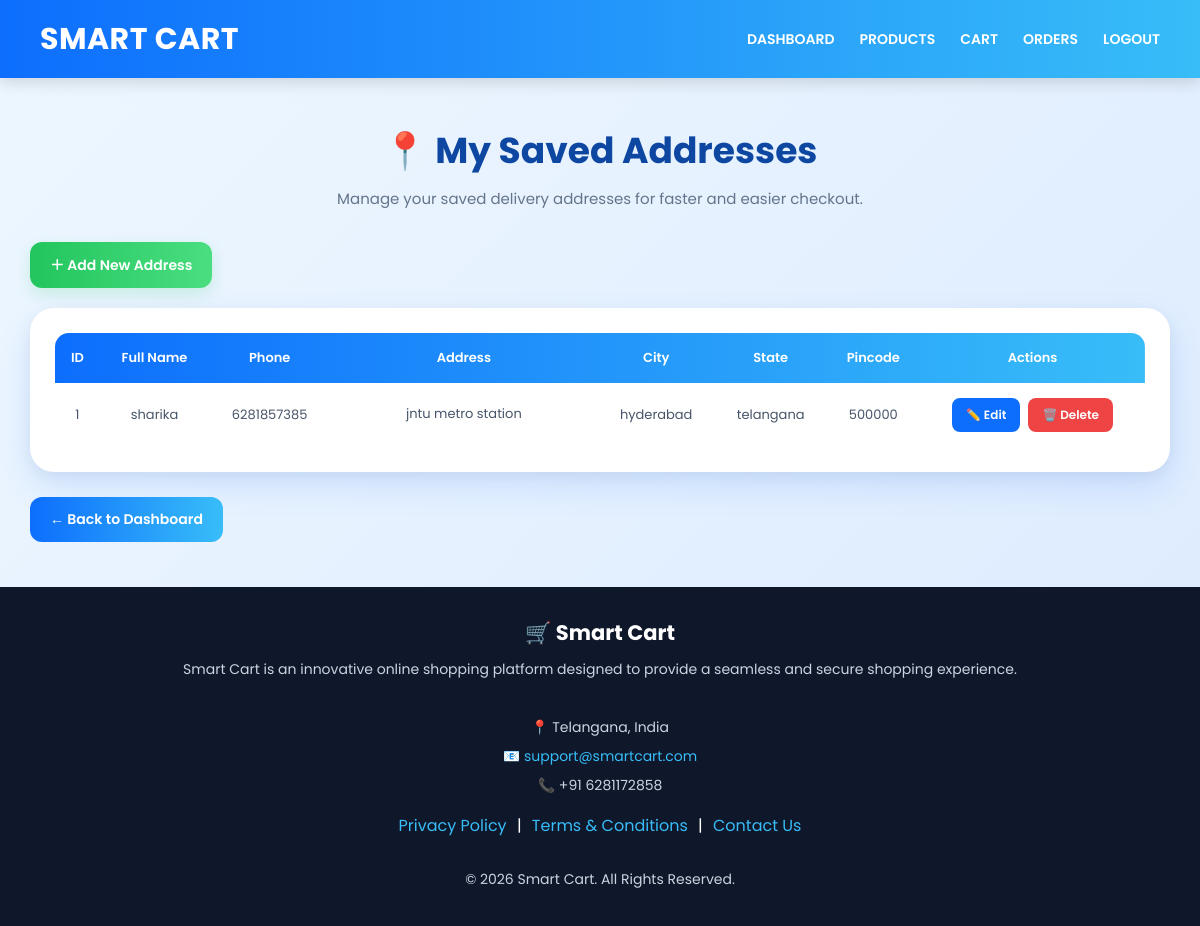
The app's page /user/address (signed in) with its own data.
### tables this page shows
CREATE TABLE addresses (
    address_id INTEGER PRIMARY KEY AUTOINCREMENT,
    user_id INTEGER NOT NULL,
    full_name TEXT NOT NULL,
    phone TEXT NOT NULL,
    address TEXT NOT NULL,
    city TEXT NOT NULL,
    state TEXT NOT NULL,
    pincode TEXT NOT NULL,
    FOREIGN KEY(user_id) REFERENCES users(user_id) ON DELETE CASCADE
);

### app.py (the view)
@app.route('/user/address')
def view_address():
    if 'user_id' not in session:
        flash("Please login first!", "danger")
        return redirect(url_for('user_login'))
    conn = get_db_connection()
    cursor = conn.cursor(dictionary=True)
    cursor.execute(
        "SELECT * FROM addresses WHERE user_id=%s",
        (session['user_id'],)
    )
    addresses = cursor.fetchall()
    cursor.close()
    conn.close()
    return render_template(
        "user/address_list.html",
        addresses=addresses
    )

### templates/user/address_list.html (shortened to what this page needs)
<!DOCTYPE html>
<html lang="en">
<head>
</head>
<body>
<nav class="navbar">
    <div class="logo">
        SMART CART
    </div>
    <div
        class="nav-links"
        id="navLinks">
        <a href="/user-dashboard">
            DASHBOARD
        </a>
        <a href="/user/products">
            PRODUCTS
        </a>
        <a href="/user/cart">
            CART
        </a>
        <a href="/user/orders">
            ORDERS
        </a>
        <a href="/user-logout">
            LOGOUT
        </a>
    </div>
</nav>
<main class="main-content">
    <div class="page-header">
        <h2 class="page-title">
            📍 My Saved Addresses
        </h2>
        <p class="page-subtitle">
            Manage your saved delivery addresses
            for faster and easier checkout.
        </p>
    </div>
    <div class="top-actions">
        <a
            href="/user/add-address"
            class="add-btn">
            ＋ Add New Address
        </a>
    </div>
    {% if addresses %}
        <div class="table-card">
            <div class="table-responsive">
                <table>
                    <thead>
                        <tr>
                            <th>
                                ID
                            </th>
                            <th>
                                Full Name
                            </th>
                            <th>
                                Phone
                            </th>
                            <th>
                                Address
                            </th>
                            <th>
                                City
                            </th>
                            <th>
                                State
                            </th>
                            <th>
                                Pincode
                            </th>
                            <th>
                                Actions
                            </th>
                        </tr>
                    </thead>
                    <tbody>
                        {% for address in addresses %}
                            <tr>
                                <td>
                                    {{ address.address_id }}
                                </td>
                                <td>
                                    {{ address.full_name }}
                                </td>
                                <td>
                                    {{ address.phone }}
                                </td>
                                <td class="address-cell">
                                    {{ address.address }}
                                </td>
                                <td>
                                    {{ address.city }}
                                </td>
                                <td>
                                    {{ address.state }}
                                </td>
                                <td>
                                    {{ address.pincode }}
                                </td>
                                <td>
                                    <div class="action-buttons">
                                        <a
                                            href="/user/edit-address/{{ address.address_id }}"
                                            class="edit-btn">
                                            ✏️ Edit
                                        </a>
                                        <a
                                            href="/user/delete-address/{{ address.address_id }}"
                                            class="delete-btn"
                                            onclick="return confirmDelete();">
                                            🗑️ Delete
                                        </a>
                                    </div>
                                </td>
                            </tr>
                        {% endfor %}
                    </tbody>
                </table>
            </div>
        </div>
    {% endif %}
    <div class="bottom-actions">
        <a
            href="/user-dashboard"
            class="back-btn">
            ← Back to Dashboard
        </a>
    </div>
</main>
<footer>
    <h3>
        🛒 Smart Cart
    </h3>
    <p>
        Smart Cart is an innovative online shopping
        platform designed to provide a seamless and
        secure shopping experience.
    </p>
    <br>
    <p>
        📍 Telangana, India
    </p>
    <p>
        📧
        <a href="mailto:support@smartcart.com">
            support@smartcart.com
        </a>
    </p>
    <p>
        📞 +91 6281172858
    </p>
    <div class="footer-links">
        <a href="#">
            Privacy Policy
        </a>
        |
        <a href="#">
            Terms & Conditions
        </a>
        |
        <a href="/user-contact">
            Contact Us
        </a>
    </div>
    <br>
    <p>
        © 2026 Smart Cart.
        All Rights Reserved.
    </p>
</footer>
</body>
</html>

### templates/user/address_list.html (style rules this page uses)
:root { --primary:#0d6efd; --secondary:#38bdf8; --success:#22c55e; --danger:#ef4444; --dark:#0f172a; --light:#f8fbff; --text:#334155; }
* { margin:0; padding:0; box-sizing:border-box; font-family:'Poppins',sans-serif; }
html { scroll-behavior:smooth; }
body { min-height:100vh; display:flex; flex-direction:column; background: linear-gradient( 135deg, #eef7ff, #dbeafe ); color:var(--text); overflow-x:hidden; }
.navbar { width:100%; min-height:78px; padding:15px 40px; display:flex; justify-content:space-between; align-items:center; background: linear-gradient( 90deg, #0d6efd, #38bdf8 ); box-shadow: 0 4px 15px rgba(0,0,0,.15); position:relative; z-index:1000; }
.logo { color:white; font-size:30px; font-weight:700; letter-spacing:.5px; white-space:nowrap; }
.nav-links { display:flex; align-items:center; gap:25px; }
.nav-links a { position:relative; color:white; text-decoration:none; font-size:14px; font-weight:600; transition:.3s; }
.nav-links a::after { content:""; position:absolute; left:0; bottom:-6px; width:0; height:2px; background:white; transition:.3s; }
.main-content { flex:1; width:95%; max-width:1300px; margin:0 auto; padding:45px 0; }
.page-header { text-align:center; margin-bottom:30px; }
.page-title { color:#0d47a1; font-size:36px; font-weight:700; margin-bottom:8px; }
.page-subtitle { color:#64748b; font-size:15px; line-height:1.7; }
.top-actions { display:flex; justify-content:space-between; align-items:center; gap:15px; margin-bottom:20px; }
.add-btn { display:inline-flex; align-items:center; justify-content:center; gap:7px; padding:12px 20px; border-radius:12px; background: linear-gradient( 90deg, #22c55e, #4ade80 ); color:white; text-decoration:none; font-size:14px; font-weight:600; transition:.3s; box-shadow: 0 6px 16px rgba(34,197,94,.18); }
.table-card { width:100%; padding:25px; background:white; border-radius:24px; box-shadow: 0 15px 35px rgba(13,110,253,.12), 0 5px 15px rgba(0,0,0,.05); }
.table-responsive { width:100%; overflow-x:auto; border-radius:14px; -webkit-overflow-scrolling:touch; }
table { width:100%; min-width:1000px; border-collapse:collapse; overflow:hidden; }
thead { background: linear-gradient( 90deg, #0d6efd, #38bdf8 ); }
th { padding:15px 12px; color:white; text-align:center; font-size:13px; font-weight:600; white-space:nowrap; }
td { padding:15px 12px; border-bottom: 1px solid #e2e8f0; text-align:center; color:#475569; font-size:13px; vertical-align:middle; }
tbody tr { transition:.2s; }
tbody tr:last-child td { border-bottom:none; }
.address-cell { min-width:220px; max-width:300px; white-space:normal; word-break:break-word; line-height:1.6; }
.action-buttons { display:flex; justify-content:center; align-items:center; gap:8px; flex-wrap:wrap; }
.edit-btn, .delete-btn { display:inline-flex; justify-content:center; align-items:center; padding:8px 14px; border-radius:8px; color:white; text-decoration:none; font-size:12px; font-weight:600; transition:.3s; white-space:nowrap; }
.edit-btn { background:#0d6efd; }
.delete-btn { background:#ef4444; }
.bottom-actions { margin-top:25px; }
.back-btn { display:inline-flex; align-items:center; justify-content:center; padding:12px 20px; border-radius:12px; background: linear-gradient( 90deg, #0d6efd, #38bdf8 ); color:white; text-decoration:none; font-size:14px; font-weight:600; transition:.3s; }
footer { width:100%; padding:30px 20px; background:#0f172a; color:white; text-align:center; }
footer h3 { margin-bottom:10px; font-size:21px; }
footer p { max-width:850px; margin: 5px auto; color:#cbd5e1; font-size:14px; line-height:1.7; }
footer a { color:#38bdf8; text-decoration:none; }
.footer-links { margin-top:15px; }
.footer-links a { display:inline-block; margin:0 6px; }

### records on screen
addresses: address_id "1", full_name "sharika", phone "6281857385", address "jntu metro station", city "hyderabad", state "telangana", pincode "500000"
